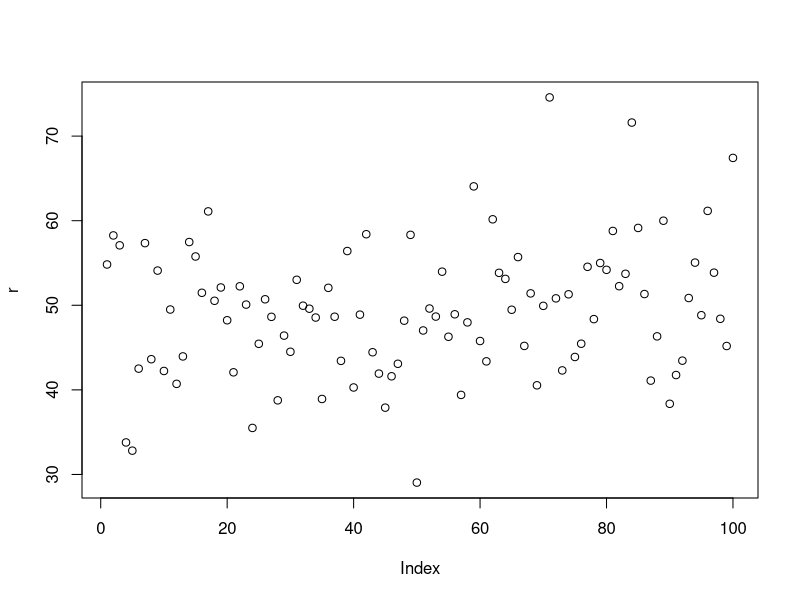
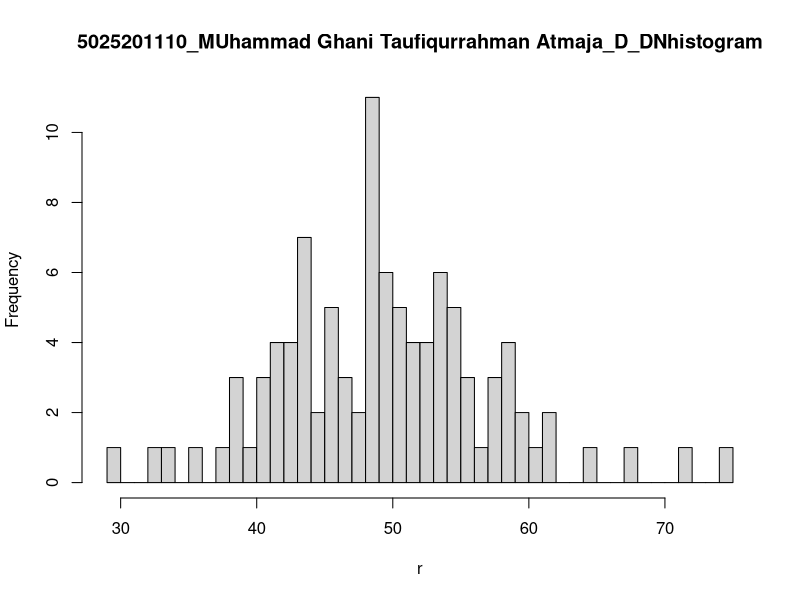

The R source for these figures, in order:
# bagian a
n = 100
mean = 50
sd = 8
r = rnorm(n, mean, sd)
a = mean(r)

x1 = floor(a)
x2 = ceiling(a)
dn = pnorm(x2, mean, sd, lower.tail = TRUE) - pnorm(x1, mean, sd, lower.tail = TRUE)
cat("Distribusi normal P(X1 <= x <= X2) = ", dn)
z_score_x1 = (x1-mean)/sd
z_score_x2 = (x2-mean)/sd
cat("Z-Score X1 = ", z_score_x1, "\nZ-Score X2 = ", z_score_x2)

plot(r)

# bagian b
hist(r, breaks = 50, main="5025201110_MUhammad Ghani Taufiqurrahman Atmaja_D_DNhistogram")

# bagian c
#variance
var(rnorm(n, mean, sd))